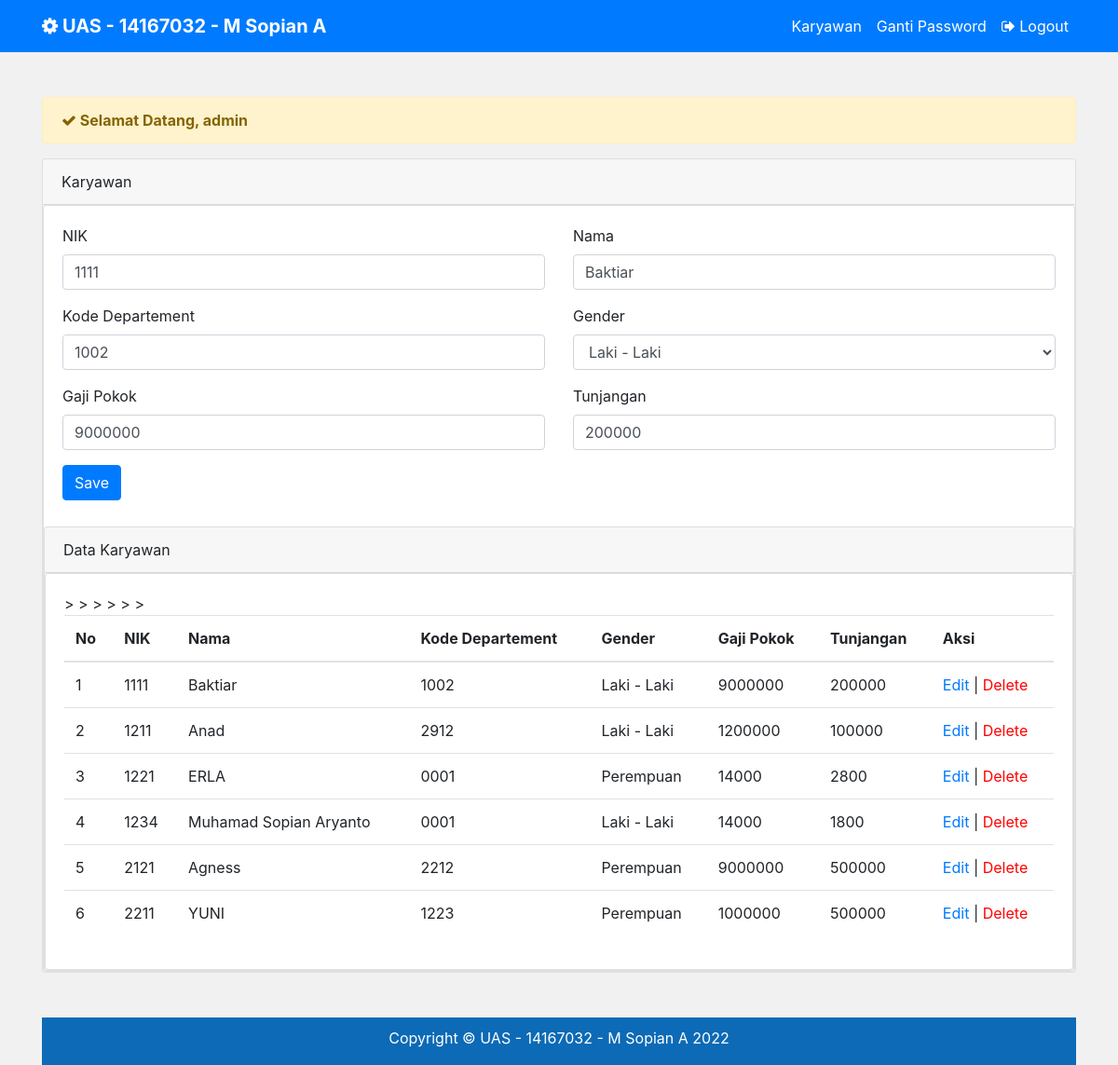
Screenshot of /index.php?aksi=edit&id=1111 (signed in) with the database file from the repository.
### tables this page shows
CREATE TABLE `karyawan` (
  `Nik` int(4) NOT NULL,
  `Nama` varchar(25) NOT NULL,
  `Kode_Departement` varchar(10) NOT NULL,
  `Gender` char(2) NOT NULL,
  `Gaji_Pokok` int(11) NOT NULL,
  `Tunjangan` int(11) NOT NULL
);

### views/home/index.php (the view, shortened to what this page needs)
<?php
$sql = "SELECT * FROM karyawan";
    $row = $koneksi->prepare($sql);
    $row->execute();
    $hasil = $row->fetchAll(PDO::FETCH_OBJ);
    if(!empty($_GET['id'])){
        $id = $_GET['id'];
        $sqls = "SELECT * FROM karyawan where Nik = ? ";
        $row = $koneksi->prepare($sqls);
        $row->execute(array($id));
        $datarow = $row->fetch();
        $nik =  $datarow['Nik'];
        $nama =  $datarow['Nama'];
        $kode_departement =  $datarow['Kode_Departement'];
        $gender =  $datarow['Gender'];
        $gapok =  $datarow['Gaji_Pokok'];
        $tunjangan =  $datarow['Tunjangan'];
        $act = "update";
    }
    ?>
<div class="row">
    <div class="col-lg-12">
        <?php if(!empty($_SESSION['ADMIN'])){?>
            <div class="alert alert-warning mt-5 alert-dismissible fade show" role="alert">
                <strong>
                    <i class="fa fa-check"></i>
                    Selamat Datang,
                    <?php echo $_SESSION['ADMIN']['username'];?>
                </strong>
            </div>
            <div class="card mt-2">
                <div class="card-header">
                    Karyawan
                </div>
                <div class="card">
            <div class="card-body">
                <form method="post" action="proses/aksi.php?aksi=<?= $act ?>">
                    <div class="row">
                        <div class="col-sm-6">
                            <div class="form-group">
                                <label>NIK</label>
                                <input type="number" value="<?= $nik ?>"
                                    placeholder="NIK"
                                    required
                                    class="form-control"
                                    name="nik">
                            </div>
                        </div>
                        <div class="col-sm-6">
                            <div class="form-group">
                                <label>Nama</label>
                                <input type="text" value="<?= $nama ?>"
                                    placeholder="Nama"
                                    required
                                    class="form-control"
                                    name="nama">
                            </div>
                        </div>
                    </div>
                    <div class="row">
                        <div class="col-sm-6">
                            <div class="form-group">
                                <label>Kode Departement</label>
                                <input type="text" value="<?= $kode_departement ?>"
                                    placeholder="Kode Departement"
                                    required
                                    class="form-control"
                                    name="kode_departement">
                            </div>
                        </div>
                        <div class="col-sm-6">
                            <div class="form-group">
                                <label>Gender</label>
                                <select name="gender" class="form-control">
                                    <option value="l" <?php if($gender == "l"){ echo "selected"; } ?>>Laki - Laki</option>
                                </select>
                            </div>
                        </div>
                    </div>
                    <div class="row">
                        <div class="col-sm-6">
                            <div class="form-group">
                                <label>Gaji Pokok</label>
                                <input type="text" value="<?= $gapok ?>"
                                    placeholder="Gaji Pokok"
                                    required
                                    class="form-control"
                                    name="gaji_pokok">
                            </div>
                        </div>
                        <div class="col-sm-6">
                            <div class="form-group">
                                <label>Tunjangan</label>
                                <input type="text" value="<?= $tunjangan ?>"
                                    placeholder="Tunjangan"
                                    required
                                    class="form-control"
                                    name="tunjangan">
                            </div>
                        </div>
                    </div>
                    <button type="submit" class="btn btn-primary btn-md">Save</button>
                </form>
            </div>
            <div class="card mt-2">
                <div class="card-header">
                    Data Karyawan
                </div>
                <div class="card">
            <div class="card-body">
                <table class="table">
                    <thead>
                        <tr>
                        <th>No</th>
                        <th>NIK</th>
                        <th>Nama</th>
                        <th>Kode Departement</th>
                        <th>Gender</th>
                        <th>Gaji Pokok</th>
                        <th>Tunjangan</th>
                        <th>Aksi</th>
                        </tr>
                    </thead>
                    <tbody>
                        <?php $no=1;
                        foreach($hasil as $key){ ?>
                    <tr>
                        <td><?php echo $no ?></td>
                        <td><?php echo $key->Nik ?></td>
                        <td><?php echo $key->Nama ?></td>
                        <td><?php echo $key->Kode_Departement ?></td>
                        <td><?php if($key->Gender =="l"){ echo "Laki - Laki"; }else{ echo "Perempuan"; } ?></td>
                        <td><?php echo $key->Gaji_Pokok ?></td>
                        <td><?php echo $key->Tunjangan ?></td>>
                        <td><a href="index.php?aksi=edit&id=<?php echo $key->Nik ?>">Edit</a> | <a href="proses/aksi.php?aksi=delete&id=<?php echo $key->Nik ?>" style="color:red">Delete</a></td>
                    </tr>
                    <?php $no++;  } ?>
                    </tbody>
                </table>
            </div>
        </div>
        </div>
            </div>
        <?php }?>
    </div>
</div>

### assets/css/main.css (style rules this page uses)
body { background:#f1f1f1; }

### rows the page displays
karyawan: nik "1111", nama "Baktiar", kode_departement "1002", gender "Laki - Laki", gaji_pokok "9000000", tunjangan "200000", Nik "1111", Nama "Baktiar", Kode_Departement "1002", Gaji_Pokok "9000000", Tunjangan "200000"
karyawan: Nik "1211", Nama "Anad", Kode_Departement "2912", Gender "Laki - Laki", Gaji_Pokok "1200000", Tunjangan "100000"
karyawan: Nik "1221", Nama "ERLA", Kode_Departement "0001", Gender "Perempuan", Gaji_Pokok "14000", Tunjangan "2800"
karyawan: Nik "1234", Nama "Muhamad Sopian Aryanto", Kode_Departement "0001", Gender "Laki - Laki", Gaji_Pokok "14000", Tunjangan "1800"
karyawan: Nik "2121", Nama "Agness", Kode_Departement "2212", Gender "Perempuan", Gaji_Pokok "9000000", Tunjangan "500000"
karyawan: Nik "2211", Nama "YUNI", Kode_Departement "1223", Gender "Perempuan", Gaji_Pokok "1000000", Tunjangan "500000"

### other values shown
$title_project "UAS - 14167032 - M Sopian A"
$_SESSION['ADMIN']['username'] "admin"
